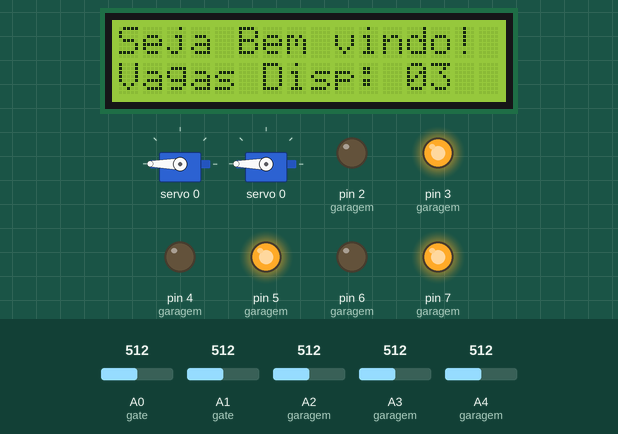
Bench run of a sketch on a simulated Arduino Uno, built with avr-gcc and run on an emulated ATmega328P. Shown: 2 × servo, 16×2 character LCD, output pins drawn as LEDs (lit = HIGH). The inputs (shaded band) are chosen by the test bench; at power-on: A2 (garagem) = 512, A3 (garagem) = 512, A4 (garagem) = 512, A0 (gate) = 512, A1 (gate) = 512.

Above: at 1.2 s.
1.3 s: A2 (garagem) set to 483
At 2.5 s:
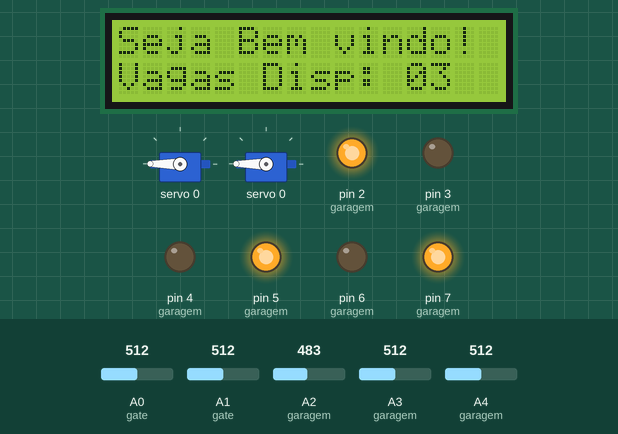
2.8 s: A3 (garagem) set to 487
At 3.3 s:
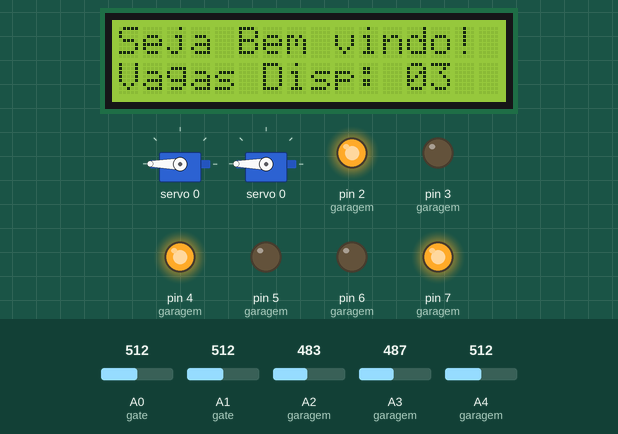
5.8 s: A4 (garagem) set to 491
At 6.6 s:
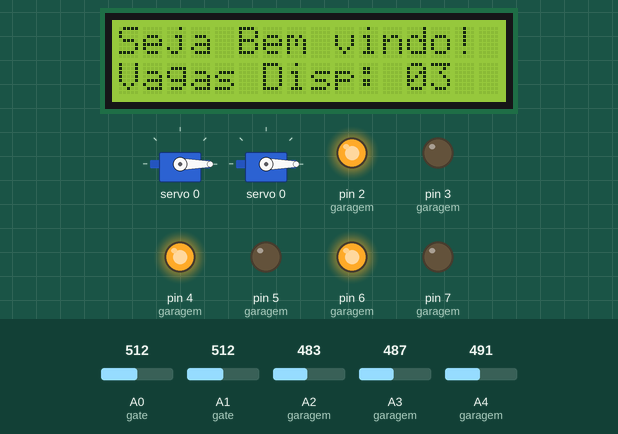
7.3 s: A3 (garagem) set to 716
At 8.0 s:
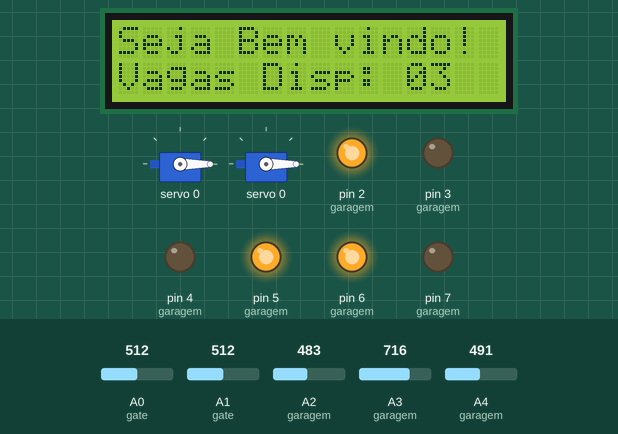
8.8 s: A4 (garagem) set to 716
At 10.0 s:
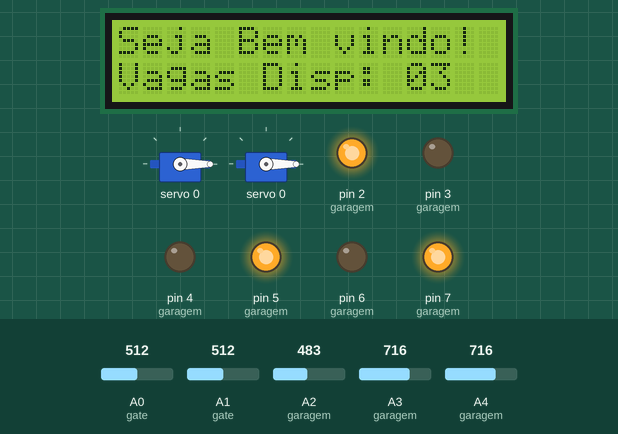
10.3 s: A2 (garagem) set to 716
At 11.0 s:
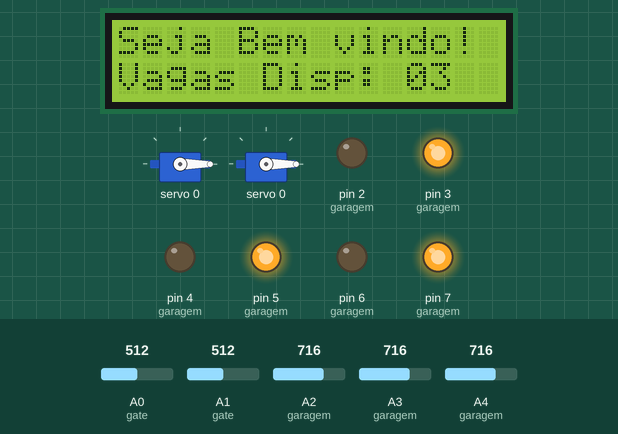
Timing chart, 0 to 12.8 s (numbered marks = the images above; inputs shaded):
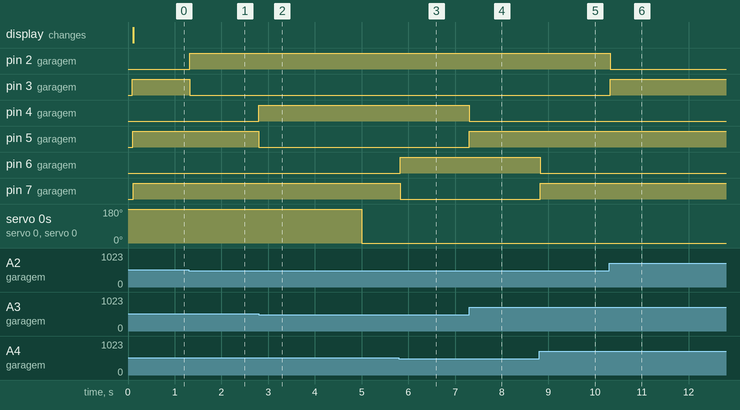

Measured:
- the behaviour switches between 500 and 499 on A2 (garagem) (found by bisection; images 0 and 1)
- the behaviour switches between 500 and 499 on A3 (garagem) (found by bisection; images 1 and 2)
- the behaviour switches between 500 and 499 on A4 (garagem) (found by bisection; images 2 and 3)
- after the input at 1.3 s, pin 2 (garagem): LOW → HIGH at once; pin 3 (garagem): HIGH → LOW at once
- after the input at 2.8 s, pin 4 (garagem): LOW → HIGH at once; pin 5 (garagem): HIGH → LOW at once
- after the input at 5.8 s, pin 6 (garagem): LOW → HIGH at once; pin 7 (garagem): HIGH → LOW at once
- after the input at 7.3 s, pin 4 (garagem): HIGH → LOW at once; pin 5 (garagem): LOW → HIGH at once
- after the input at 8.8 s, pin 6 (garagem): HIGH → LOW at once; pin 7 (garagem): LOW → HIGH at once
- after the input at 10.3 s, pin 2 (garagem): HIGH → LOW at once; pin 3 (garagem): LOW → HIGH at once

The sketch:

estacionamento.ino
```cpp
/*
* Desenvolvido por Gutemberg Praia
*/

#include <Servo.h>
#include <LiquidCrystal.h>

#define TOTAL_GARAGEM  3   //Quantidade total de garagens
#define TOTAL_PORTAO   2   //Quantidade total de Portões de entrada e saida

LiquidCrystal lcd(13, 12, 11, 8, 1, 0);

unsigned long currentMillis;

int iPortao = 0;
int iGaragem = 0;

//Estrutura garagem
typedef struct
{
   int iLedGreen; //porta led  verde
   int iLedRed;   //porta led Vermelho
   int iSensor;   //porta sensor
   int iDistMin;  //distancia minima de acionamento
   int iValue;    //valor da ultima leitura
} garagem_type;

//Iniciar vetor garagem
garagem_type garagem[3]={
  {2,3,A2,500,0},
  {4,5,A3,500,0},
  {6,7,A4,500,0}
};

int iGaragemDisp = TOTAL_GARAGEM; //Quantidade de vaga disponivel

//Inicia Vetor de servo
Servo sPortao[TOTAL_PORTAO];

//Estrutura da portão
typedef struct
{
   int iServoId;   //id-Servo
   int iTipo;     //0-entrada 1 -saida
   int iSensor;   //porta do sensor
   int iDistMin;  //distancia minima de acionamento
   int iValue;    //valor da ultima leitura
   int iServo;    //porta do servo
   int iMsIni;   //micro segundos de aciomaneto inicial
   int iMsFin;   //micro segundos de aciomaneto Final
   int iStatus;   //0-Close  1-Open
   unsigned long previousMillis; //tempo da ultima execução
   const long interval; //Tempo de espera ate o fechamento em millisegundos

} gate_type;

//Iniciar vetor portão de entrada/saida
gate_type gate[2]={
  {0,0,A0,300,0,1500,300,0,0,0,5000},
  {1,1,A1,500,0,1500,300,0,0,0,5000}
};


//Função resposavel pela leitura dos sensores
void readSensorPortao (){
  gate[iPortao].iValue = analogRead(gate[iPortao].iSensor);

  if(gate[iPortao].iValue < gate[iPortao].iDistMin && ((gate[iPortao].iTipo==0 && iGaragemDisp > 0)||(gate[iPortao].iTipo==1 && (iGaragemDisp >= 0 && iGaragemDisp < TOTAL_GARAGEM)))){
  	sPortao[gate[iPortao].iServoId].writeMicroseconds(gate[iPortao].iMsFin);
    gate[iPortao].previousMillis = currentMillis;
  	gate[iPortao].iStatus = 1;
  }else{
    if (currentMillis - gate[iPortao].previousMillis >= gate[iPortao].interval) {
  	  sPortao[gate[iPortao].iServoId].writeMicroseconds(gate[iPortao].iMsIni);
      if(gate[iPortao].iStatus == 1){
    	  gate[iPortao].iStatus = 0;
          if(gate[iPortao].iTipo == 1){
            iGaragemDisp+=1;
          }else{
            iGaragemDisp-=1;
          }
      	printDisplay(2);
      }
    }
  }
}

void readSensorGaragem (){
  garagem[iGaragem].iValue = analogRead(garagem[iGaragem].iSensor);
    if(garagem[iGaragem].iValue < garagem[iGaragem].iDistMin){
      digitalWrite(garagem[iGaragem].iLedGreen, HIGH);
      digitalWrite(garagem[iGaragem].iLedRed, LOW);
    }else{
      digitalWrite(garagem[iGaragem].iLedGreen, LOW);
      digitalWrite(garagem[iGaragem].iLedRed, HIGH);
    }
}

/*
* Função resposavel pela escrita no dispaly
*  Paramentros de entrada: 1 - Primeira escrita - escreve todos os dados
*                          2 - Atualização - atualiza a quantidade de vagas
*/
void printDisplay(int iStatus){
  switch (iStatus) {
    case 1:
        lcd.begin(16, 2);
        lcd.print("Seja Bem vindo!");
        lcd.setCursor(0, 1);
        lcd.print("Vagas Disp: 0");
        lcd.setCursor(13, 1);
        lcd.print(iGaragemDisp);
      break;
    case 2:
        lcd.setCursor(13, 1);
        lcd.print(iGaragemDisp);
      break;
  }
}

void updateConts(){

  if(iPortao == TOTAL_PORTAO-1){
  	iPortao = 0;
  }else{
    iPortao += 1;
  }

  if(iGaragem == TOTAL_GARAGEM-1){
  	iGaragem = 0;
  }else{
    iGaragem += 1;
  }

}


void setup() {
  //Serial.begin(115200);

  //definir pinos dos leds como pino de saida
  for (int i = 0; i < TOTAL_GARAGEM; i++) {
    pinMode(garagem[i].iLedGreen, OUTPUT);
    pinMode(garagem[i].iLedRed, OUTPUT);

     //Verifica se possui algum carro na garagem ao iniciar o sistema
    garagem[i].iValue = analogRead(garagem[i].iSensor);
    if(garagem[i].iValue < garagem[i].iDistMin){
      iGaragemDisp-=1;
    }
  }

  //iniciar servos
  for (int i = 0; i < TOTAL_PORTAO; i++) {
    sPortao[gate[i].iServoId].attach(gate[i].iServo);
    sPortao[gate[i].iServoId].write(gate[i].iMsIni);
    delay(10);
  }

  printDisplay(1);
}

void loop() {

  currentMillis = millis();

  readSensorPortao();
  readSensorGaragem ();

  updateConts();

  delay(10);

}
```
